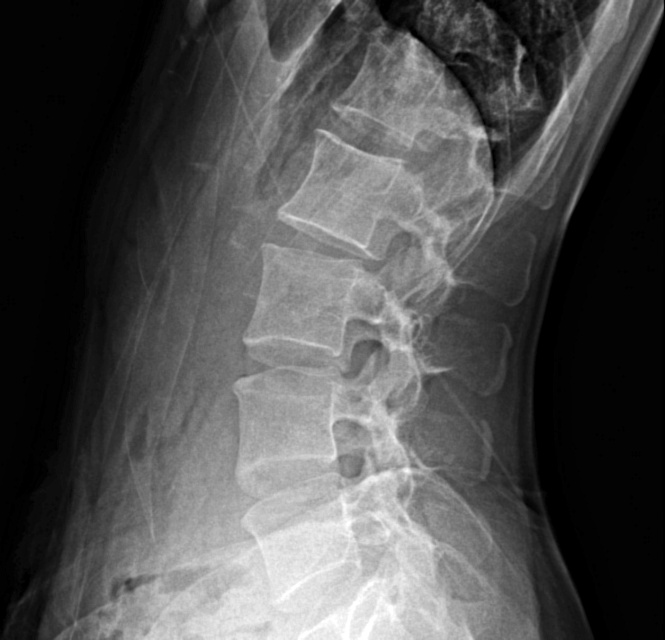
#> input picture images/0026-F-029Y1.jpg, 665 x 640 px
$ python -i 02_batch_process.py   (imports and definitions only)   (older library calls are emulated)
#> lines starting #> are read from the running program, lines starting #| are printed output that depends on the picture; after the words box and inside, x2 and y2 are one past the last pixel; in counts of white or black regions, pixels touching at a corner belong together
import os
import cv2
import numpy as np
import shutil
import yaml  # Добавили для редактирования конфига
from glob import glob
from tqdm import tqdm

# --- НАСТРОЙКИ ФИЛЬТРОВ ---
CONFIG = {
    # 1. Progressive Filler
    "use_fill": True,
    "fill_max_k": 6,
    # 2. Multipass CLAHE
    "use_clahe": True,
    "clahe_clip": 4.50,
    "clahe_grid": 24,
    "clahe_passes": 8,
    # 3. Bilateral (Float)
    "use_bilat": False,
    "bilat_d": 20,  # Изменено на 20
    "bilat_sc": 5,
    "bilat_ss": 0.90,  # Изменено на 0.90
    # 4. NLM (Cleaner)
    "use_nlm": False,
    "nlm_h": 4,
    "nlm_t": 7,
    "nlm_s": 7,
    # 5. Резкость
    "use_usm": False,
    "usm_amt": 2.20,
    "usm_sigma": 1.00,
    "usm_smart_blur": 3.98,
    "use_lap": False,
    "lap_str": 0.40,  # Изменено на 5.00
    "lap_blur": 0.00,  # Изменено на 4.00
    # 6. SSAA
    "use_ssaa": False,  # Выключено
    "ssaa_factor": 2.0,
    "ssaa_smooth": 1.5,
}

DIRS = {"input": "data/02_processed", "output": "data/03_enhanced"}

# --- ФУНКЦИИ ОБРАБОТКИ ---


def apply_progressive_hole_filling(img, max_k=5):
    result = img.copy()
    for k in range(3, max_k + 1):
        ring_kernel = np.ones((k, k), np.uint8)
        ring_kernel[1:-1, 1:-1] = 0
        inner_kernel = np.zeros((k, k), np.uint8)
        inner_kernel[1:-1, 1:-1] = 1

        min_ring = cv2.erode(result, ring_kernel)
        max_ring = cv2.dilate(result, ring_kernel)
        max_inner = cv2.dilate(result, inner_kernel)
        min_inner = cv2.erode(result, inner_kernel)

        result[max_inner < min_ring] = min_ring[max_inner < min_ring]
        result[min_inner > max_ring] = max_ring[min_inner > max_ring]
    return result


# [135 lines left out: functions apply_multipass_clahe, process_pipeline, main, not called in this run]


# [2 lines not run here, left out]

>>> import cv2
>>> picture = cv2.imread('../images/0026-F-029Y1.jpg')
#> picture is the input picture: shape (640, 665, 3); min 0, max 255, mean 79.8
>>> result = apply_progressive_hole_filling(picture)
#> the loop in apply_progressive_hole_filling, `for k in range(3, max_k + 1):` made 3 passes
#> pass 2, in apply_progressive_hole_filling, `min_ring = cv2.erode(result, ring_kernel)`:
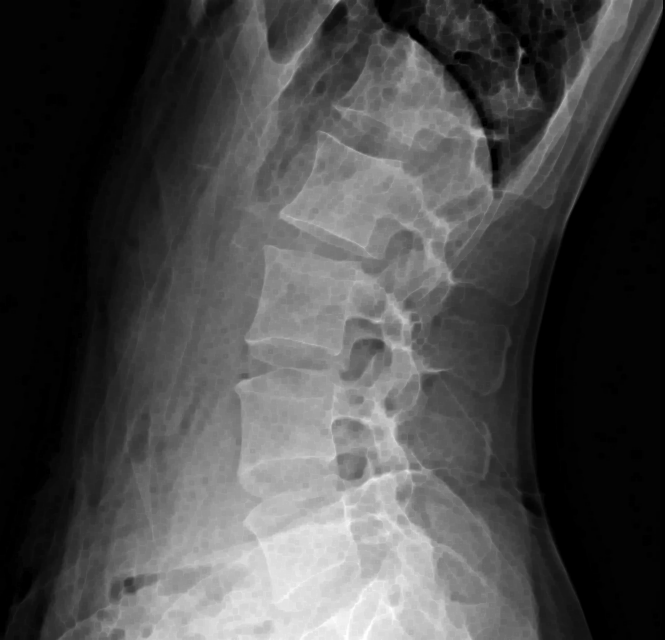
#> min_ring: shape (640, 665, 3); min 0, max 255, mean 73.7
#> pass 2, in apply_progressive_hole_filling, `max_ring = cv2.dilate(result, ring_kernel)`:
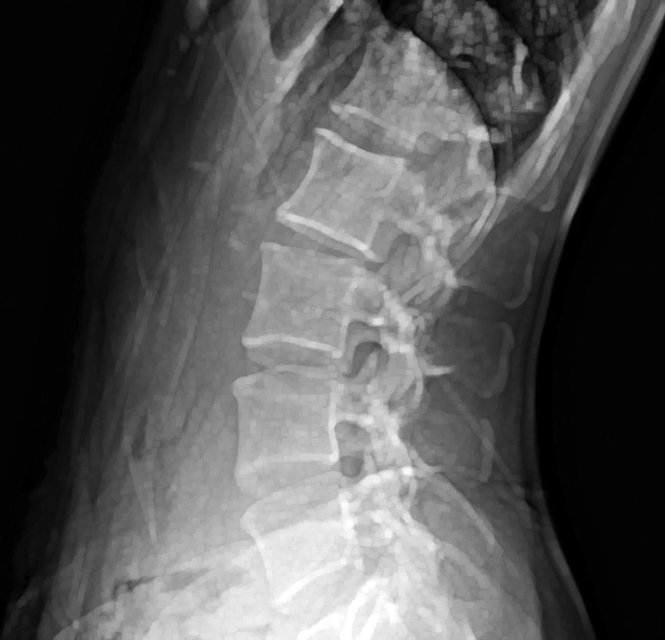
#> max_ring: shape (640, 665, 3); min 0, max 255, mean 85.9
#> after the loop in apply_progressive_hole_filling, `for k in range(3, max_k + 1):`: result: shape (640, 665, 3); 3.17% of pixels changed, all inside (x1, y1, x2, y2) = (0, 0, 665, 640)
